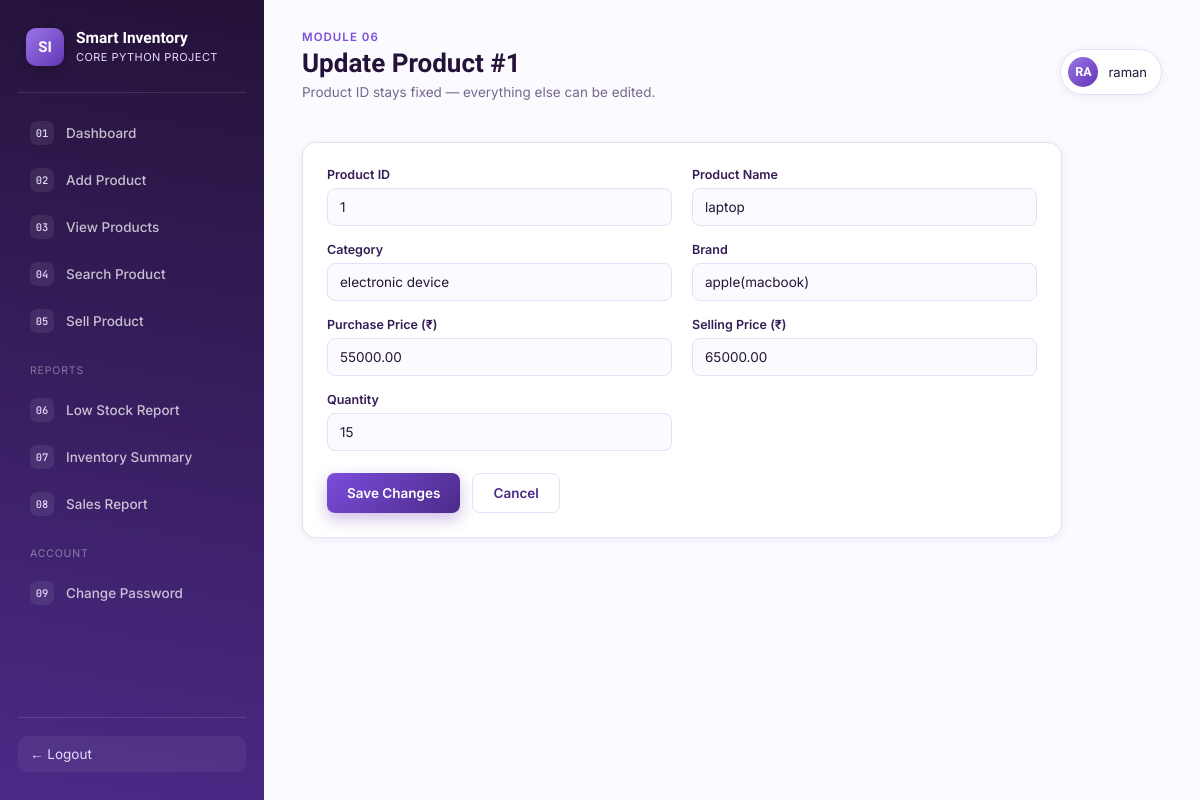
The page /products/1/update/ (signed in) on the database its author committed.
### inventory/models.py (models this page shows, shortened)
class Product(models.Model):
    GST_CHOICES = [
        (0, "0%"),
        (5, "5%"),
        (12, "12%"),
        (18, "18%"),
        (28, "28%"),
    ]
    product_id = models.CharField(max_length=20, unique=True)
    name = models.CharField(max_length=120)
    category = models.CharField(max_length=80)
    brand = models.CharField(max_length=80, blank=True)
    purchase_price = models.DecimalField(max_digits=10, decimal_places=2)
    selling_price = models.DecimalField(max_digits=10, decimal_places=2)
    quantity = models.PositiveIntegerField(default=0)
    gst_slab = models.PositiveSmallIntegerField(choices=GST_CHOICES, default=18)
    low_stock_threshold = models.PositiveIntegerField(default=5)
    created_at = models.DateTimeField(auto_now_add=True)
    updated_at = models.DateTimeField(auto_now=True)
    class Meta:
        ordering = ["product_id"]

### inventory/views.py (the view, shortened to what this page needs)
# urls.py: path('products/<str:pk>/update/', views.update_product, name='update_product'),
@login_required
def update_product(request, pk):
    product = get_object_or_404(Product, product_id=pk)
    return render(request, "update_product.html", {"product": product})

### inventory/templates/update_product.html (shortened to what this page needs)
{% extends "base.html" %}
{% block eyebrow %}<p class="page-eyebrow">Module 06</p>{% endblock %}
{% block page_title %}Update Product #{{ product.id }}{% endblock %}
{% block page_subtitle %}<p class="page-subtitle">Product ID stays fixed — everything else can be edited.</p>{% endblock %}
{% block content %}
  <div class="card" style="max-width:760px;">
    <form method="post" action="{% url 'update_product' product.id %}">
      <div class="form-grid">
        <div class="field">
          <label>Product ID</label>
          <input type="text" value="{{ product.id }}" disabled>
        </div>
        <div class="field">
          <label for="id_name">Product Name</label>
          <input type="text" id="id_name" name="name" value="{{ product.name }}" required>
        </div>
        <div class="field">
          <label for="id_category">Category</label>
          <input type="text" id="id_category" name="category" value="{{ product.category }}" required>
        </div>
        <div class="field">
          <label for="id_brand">Brand</label>
          <input type="text" id="id_brand" name="brand" value="{{ product.brand }}" required>
        </div>
        <div class="field">
          <label for="id_purchase_price">Purchase Price (₹)</label>
          <input type="number" id="id_purchase_price" name="purchase_price" min="0" step="0.01" value="{{ product.purchase_price }}" required>
        </div>
        <div class="field">
          <label for="id_selling_price">Selling Price (₹)</label>
          <input type="number" id="id_selling_price" name="selling_price" min="0" step="0.01" value="{{ product.selling_price }}" required>
        </div>
        <div class="field">
          <label for="id_quantity">Quantity</label>
          <input type="number" id="id_quantity" name="quantity" min="0" step="1" value="{{ product.quantity }}" required>
        </div>
      </div>
      <div class="form-actions">
        <button type="submit" class="btn btn-primary">Save Changes</button>
        <a href="{% url 'view_products' %}" class="btn btn-secondary">Cancel</a>
      </div>
    </form>
  </div>
{% endblock %}

### inventory/templates/base.html (shortened to what this page needs)
{% load static %}
<!DOCTYPE html>
<html lang="en">
<head>
    <link rel="stylesheet" href="{% static 'css/style.css' %}">
</head>
<body>
    <div class="app-shell">
        <aside class="sidebar">
            <div class="brand">
                <div class="brand-mark">SI</div>
                <div class="brand-name">
                    Smart Inventory
                    <span>Core Python Project</span>
                </div>
            </div>
            <ul class="nav-list">
                <li><a href="{% url 'dashboard' %}"
                        class="nav-item {% if request.resolver_match.url_name == 'dashboard' %}active{% endif %}">
                        <span class="nav-badge">01</span> Dashboard</a></li>
                <li><a href="{% url 'add_product' %}"
                        class="nav-item {% if request.resolver_match.url_name == 'add_product' %}active{% endif %}">
                        <span class="nav-badge">02</span> Add Product</a></li>
                <li><a href="{% url 'view_products' %}"
                        class="nav-item {% if request.resolver_match.url_name == 'view_products' %}active{% endif %}">
                        <span class="nav-badge">03</span> View Products</a></li>
                <li><a href="{% url 'search_product' %}"
                        class="nav-item {% if request.resolver_match.url_name == 'search_product' %}active{% endif %}">
                        <span class="nav-badge">04</span> Search Product</a></li>
                <li><a href="{% url 'sell_product' %}"
                        class="nav-item {% if request.resolver_match.url_name == 'sell_product' %}active{% endif %}">
                        <span class="nav-badge">05</span> Sell Product</a></li>
                <div class="nav-group-label">Reports</div>
                <li><a href="{% url 'low_stock_report' %}"
                        class="nav-item {% if request.resolver_match.url_name == 'low_stock_report' %}active{% endif %}">
                        <span class="nav-badge">06</span> Low Stock Report</a></li>
                <li><a href="{% url 'inventory_summary' %}"
                        class="nav-item {% if request.resolver_match.url_name == 'inventory_summary' %}active{% endif %}">
                        <span class="nav-badge">07</span> Inventory Summary</a></li>
                <li><a href="{% url 'sales_report' %}"
                        class="nav-item {% if request.resolver_match.url_name == 'sales_report' %}active{% endif %}">
                        <span class="nav-badge">08</span> Sales Report</a></li>
                <div class="nav-group-label">Account</div>
                <li><a href="{% url 'change_password' %}"
                        class="nav-item {% if request.resolver_match.url_name == 'change_password' %}active{% endif %}">
                        <span class="nav-badge">09</span> Change Password</a></li>
            </ul>
            <div class="sidebar-footer">
                <a href="{% url 'logout' %}" class="logout-link">&#8592; Logout</a>
            </div>
        </aside>
        <main class="main">
            <div class="topbar">
                <div>
                    {% block eyebrow %}<p class="page-eyebrow">Inventory / Overview</p>{% endblock %}
                    <h1 class="page-title">{% block page_title %}Dashboard{% endblock %}</h1>
                    {% block page_subtitle %}{% endblock %}
                </div>
                <div class="topbar-user">
                    <div class="avatar">{{ request.user.username|default:"AD"|slice:":2"|upper }}</div>
                    <span>{{ request.user.username|default:"Admin" }}</span>
                </div>
            </div>
            {% block content %}{% endblock %}
        </main>
    </div>
</body>
</html>

### rows shown on the page
Product: id "1", name "laptop", category "electronic device", brand "apple(macbook)", purchase_price "55000.00", selling_price "65000.00", quantity "15"

### other values the page prints
{{ request.user.username|default:"AD"|slice:":2"|upper }} "RA"
{{ request.user.username|default:"Admin" }} "raman"
